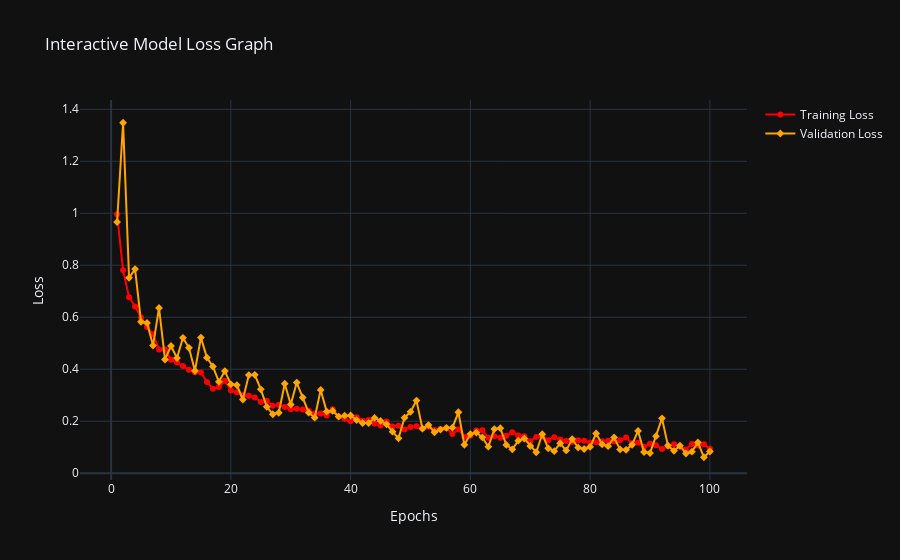

Here is the notebook cell this chart was saved with:
### Code cell
import plotly.graph_objects as go

# Prepare Data
epochs = list(range(1, len(history.history['loss']) + 1))
train_loss = history.history['loss']
val_loss = history.history['val_loss']

# Create Interactive Plot
fig = go.Figure()

# Training Loss Curve
fig.add_trace(go.Scatter(
    x=epochs, y=train_loss,
    mode='lines+markers',
    name='Training Loss',
    line=dict(color='red'),
    marker=dict(symbol='circle')
))

# Validation Loss Curve
fig.add_trace(go.Scatter(
    x=epochs, y=val_loss,
    mode='lines+markers',
    name='Validation Loss',
    line=dict(color='orange'),
    marker=dict(symbol='diamond')
))

# Graph Layout
fig.update_layout(
    title="Interactive Model Loss Graph",
    xaxis_title='Epochs',
    yaxis_title='Loss',
    hovermode='x unified',
    template='plotly_dark'
)

# Show Graph
fig.show()
